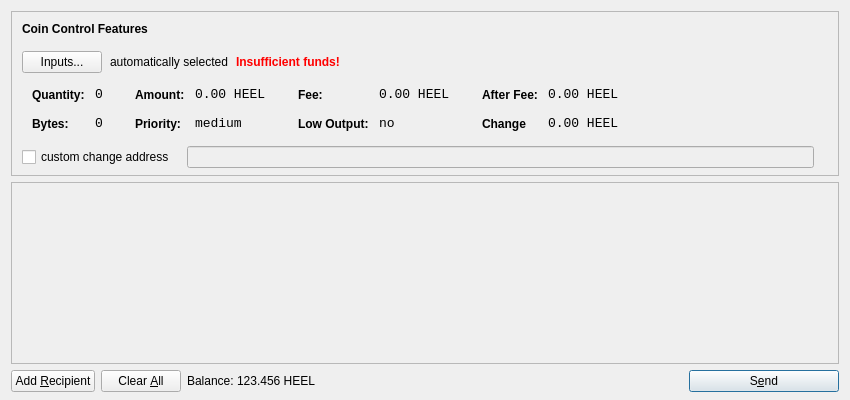
<?xml version="1.0" encoding="UTF-8"?>
<ui version="4.0">
 <class>SendCoinsDialog</class>
 <widget class="QDialog" name="SendCoinsDialog">
  <property name="geometry">
   <rect>
    <x>0</x>
    <y>0</y>
    <width>850</width>
    <height>400</height>
   </rect>
  </property>
  <property name="windowTitle">
   <string>Send Coins</string>
  </property>
  <layout class="QVBoxLayout" name="verticalLayout" stretch="0,1,0">
   <property name="bottomMargin">
    <number>8</number>
   </property>
   <item>
    <widget class="QFrame" name="frameCoinControl">
     <property name="sizePolicy">
      <sizepolicy hsizetype="Expanding" vsizetype="Expanding">
       <horstretch>0</horstretch>
       <verstretch>0</verstretch>
      </sizepolicy>
     </property>
     <property name="maximumSize">
      <size>
       <width>16777215</width>
       <height>16777215</height>
      </size>
     </property>
     <property name="frameShape">
      <enum>QFrame::StyledPanel</enum>
     </property>
     <property name="frameShadow">
      <enum>QFrame::Sunken</enum>
     </property>
     <layout class="QVBoxLayout" name="verticalLayoutCoinControl2">
      <property name="spacing">
       <number>-1</number>
      </property>
      <property name="leftMargin">
       <number>0</number>
      </property>
      <property name="topMargin">
       <number>0</number>
      </property>
      <property name="rightMargin">
       <number>0</number>
      </property>
      <property name="bottomMargin">
       <number>6</number>
      </property>
      <item>
       <layout class="QVBoxLayout" name="verticalLayoutCoinControl" stretch="0,0,0,0,1">
        <property name="spacing">
         <number>0</number>
        </property>
        <property name="leftMargin">
         <number>10</number>
        </property>
        <property name="topMargin">
         <number>10</number>
        </property>
        <item>
         <layout class="QHBoxLayout" name="horizontalLayoutCoinControl1">
          <property name="bottomMargin">
           <number>15</number>
          </property>
          <item>
           <widget class="QLabel" name="labelCoinControlFeatures">
            <property name="sizePolicy">
             <sizepolicy hsizetype="Preferred" vsizetype="Maximum">
              <horstretch>0</horstretch>
              <verstretch>0</verstretch>
             </sizepolicy>
            </property>
            <property name="font">
             <font>
              <weight>75</weight>
              <bold>true</bold>
             </font>
            </property>
            <property name="styleSheet">
             <string notr="true">font-weight:bold;</string>
            </property>
            <property name="text">
             <string>Coin Control Features</string>
            </property>
           </widget>
          </item>
         </layout>
        </item>
        <item>
         <layout class="QHBoxLayout" name="horizontalLayoutCoinControl2" stretch="0,0,0,0">
          <property name="spacing">
           <number>8</number>
          </property>
          <property name="bottomMargin">
           <number>10</number>
          </property>
          <item>
           <widget class="QPushButton" name="pushButtonCoinControl">
            <property name="styleSheet">
             <string notr="true"/>
            </property>
            <property name="text">
             <string>Inputs...</string>
            </property>
           </widget>
          </item>
          <item>
           <widget class="QLabel" name="labelCoinControlAutomaticallySelected">
            <property name="text">
             <string>automatically selected</string>
            </property>
            <property name="margin">
             <number>5</number>
            </property>
           </widget>
          </item>
          <item>
           <widget class="QLabel" name="labelCoinControlInsuffFunds">
            <property name="font">
             <font>
              <weight>75</weight>
              <bold>true</bold>
             </font>
            </property>
            <property name="styleSheet">
             <string notr="true">color:red;font-weight:bold;</string>
            </property>
            <property name="text">
             <string>Insufficient funds!</string>
            </property>
            <property name="margin">
             <number>5</number>
            </property>
           </widget>
          </item>
          <item>
           <spacer name="horizontalSpacerCoinControl">
            <property name="orientation">
             <enum>Qt::Horizontal</enum>
            </property>
            <property name="sizeHint" stdset="0">
             <size>
              <width>40</width>
              <height>1</height>
             </size>
            </property>
           </spacer>
          </item>
         </layout>
        </item>
        <item>
         <widget class="QWidget" name="widgetCoinControl" native="true">
          <property name="sizePolicy">
           <sizepolicy hsizetype="Preferred" vsizetype="Preferred">
            <horstretch>0</horstretch>
            <verstretch>0</verstretch>
           </sizepolicy>
          </property>
          <property name="minimumSize">
           <size>
            <width>0</width>
            <height>0</height>
           </size>
          </property>
          <property name="styleSheet">
           <string notr="true"/>
          </property>
          <layout class="QHBoxLayout" name="horizontalLayoutCoinControl5">
           <property name="margin">
            <number>0</number>
           </property>
           <item>
            <layout class="QHBoxLayout" name="horizontalLayoutCoinControl3" stretch="0,0,0,1">
             <property name="spacing">
              <number>20</number>
             </property>
             <property name="topMargin">
              <number>0</number>
             </property>
             <property name="bottomMargin">
              <number>10</number>
             </property>
             <item>
              <layout class="QFormLayout" name="formLayoutCoinControl1">
               <property name="horizontalSpacing">
                <number>10</number>
               </property>
               <property name="verticalSpacing">
                <number>14</number>
               </property>
               <property name="leftMargin">
                <number>10</number>
               </property>
               <property name="topMargin">
                <number>4</number>
               </property>
               <property name="rightMargin">
                <number>6</number>
               </property>
               <item row="0" column="0">
                <widget class="QLabel" name="labelCoinControlQuantityText">
                 <property name="styleSheet">
                  <string notr="true">font-weight:bold;</string>
                 </property>
                 <property name="text">
                  <string>Quantity:</string>
                 </property>
                 <property name="margin">
                  <number>0</number>
                 </property>
                </widget>
               </item>
               <item row="0" column="1">
                <widget class="QLabel" name="labelCoinControlQuantity">
                 <property name="font">
                  <font>
                   <family>Monospace</family>
                   <pointsize>10</pointsize>
                  </font>
                 </property>
                 <property name="cursor">
                  <cursorShape>IBeamCursor</cursorShape>
                 </property>
                 <property name="contextMenuPolicy">
                  <enum>Qt::ActionsContextMenu</enum>
                 </property>
                 <property name="text">
                  <string>0</string>
                 </property>
                 <property name="margin">
                  <number>0</number>
                 </property>
                 <property name="textInteractionFlags">
                  <set>Qt::LinksAccessibleByMouse|Qt::TextSelectableByKeyboard|Qt::TextSelectableByMouse</set>
                 </property>
                </widget>
               </item>
               <item row="1" column="0">
                <widget class="QLabel" name="labelCoinControlBytesText">
                 <property name="styleSheet">
                  <string notr="true">font-weight:bold;</string>
                 </property>
                 <property name="text">
                  <string>Bytes:</string>
                 </property>
                </widget>
               </item>
               <item row="1" column="1">
                <widget class="QLabel" name="labelCoinControlBytes">
                 <property name="font">
                  <font>
                   <family>Monospace</family>
                   <pointsize>10</pointsize>
                  </font>
                 </property>
                 <property name="cursor">
                  <cursorShape>IBeamCursor</cursorShape>
                 </property>
                 <property name="contextMenuPolicy">
                  <enum>Qt::ActionsContextMenu</enum>
                 </property>
                 <property name="text">
                  <string>0</string>
                 </property>
                 <property name="textInteractionFlags">
                  <set>Qt::LinksAccessibleByMouse|Qt::TextSelectableByKeyboard|Qt::TextSelectableByMouse</set>
                 </property>
                </widget>
               </item>
              </layout>
             </item>
             <item>
              <layout class="QFormLayout" name="formLayoutCoinControl2">
               <property name="horizontalSpacing">
                <number>10</number>
               </property>
               <property name="verticalSpacing">
                <number>14</number>
               </property>
               <property name="leftMargin">
                <number>6</number>
               </property>
               <property name="topMargin">
                <number>4</number>
               </property>
               <property name="rightMargin">
                <number>6</number>
               </property>
               <item row="0" column="0">
                <widget class="QLabel" name="labelCoinControlAmountText">
                 <property name="styleSheet">
                  <string notr="true">font-weight:bold;</string>
                 </property>
                 <property name="text">
                  <string>Amount:</string>
                 </property>
                 <property name="margin">
                  <number>0</number>
                 </property>
                </widget>
               </item>
               <item row="0" column="1">
                <widget class="QLabel" name="labelCoinControlAmount">
                 <property name="font">
                  <font>
                   <family>Monospace</family>
                   <pointsize>10</pointsize>
                  </font>
                 </property>
                 <property name="cursor">
                  <cursorShape>IBeamCursor</cursorShape>
                 </property>
                 <property name="contextMenuPolicy">
                  <enum>Qt::ActionsContextMenu</enum>
                 </property>
                 <property name="text">
                  <string notr="true">0.00 HEEL</string>
                 </property>
                 <property name="textInteractionFlags">
                  <set>Qt::LinksAccessibleByMouse|Qt::TextSelectableByKeyboard|Qt::TextSelectableByMouse</set>
                 </property>
                </widget>
               </item>
               <item row="1" column="0">
                <widget class="QLabel" name="labelCoinControlPriorityText">
                 <property name="styleSheet">
                  <string notr="true">font-weight:bold;</string>
                 </property>
                 <property name="text">
                  <string>Priority:</string>
                 </property>
                </widget>
               </item>
               <item row="1" column="1">
                <widget class="QLabel" name="labelCoinControlPriority">
                 <property name="font">
                  <font>
                   <family>Monospace</family>
                   <pointsize>10</pointsize>
                  </font>
                 </property>
                 <property name="cursor">
                  <cursorShape>IBeamCursor</cursorShape>
                 </property>
                 <property name="contextMenuPolicy">
                  <enum>Qt::ActionsContextMenu</enum>
                 </property>
                 <property name="text">
                  <string>medium</string>
                 </property>
                 <property name="textInteractionFlags">
                  <set>Qt::LinksAccessibleByMouse|Qt::TextSelectableByKeyboard|Qt::TextSelectableByMouse</set>
                 </property>
                </widget>
               </item>
              </layout>
             </item>
             <item>
              <layout class="QFormLayout" name="formLayoutCoinControl3">
               <property name="horizontalSpacing">
                <number>10</number>
               </property>
               <property name="verticalSpacing">
                <number>14</number>
               </property>
               <property name="leftMargin">
                <number>6</number>
               </property>
               <property name="topMargin">
                <number>4</number>
               </property>
               <property name="rightMargin">
                <number>6</number>
               </property>
               <item row="0" column="0">
                <widget class="QLabel" name="labelCoinControlFeeText">
                 <property name="styleSheet">
                  <string notr="true">font-weight:bold;</string>
                 </property>
                 <property name="text">
                  <string>Fee:</string>
                 </property>
                 <property name="margin">
                  <number>0</number>
                 </property>
                </widget>
               </item>
               <item row="0" column="1">
                <widget class="QLabel" name="labelCoinControlFee">
                 <property name="font">
                  <font>
                   <family>Monospace</family>
                   <pointsize>10</pointsize>
                  </font>
                 </property>
                 <property name="cursor">
                  <cursorShape>IBeamCursor</cursorShape>
                 </property>
                 <property name="contextMenuPolicy">
                  <enum>Qt::ActionsContextMenu</enum>
                 </property>
                 <property name="text">
                  <string notr="true">0.00 HEEL</string>
                 </property>
                 <property name="textInteractionFlags">
                  <set>Qt::LinksAccessibleByMouse|Qt::TextSelectableByKeyboard|Qt::TextSelectableByMouse</set>
                 </property>
                </widget>
               </item>
               <item row="1" column="0">
                <widget class="QLabel" name="labelCoinControlLowOutputText">
                 <property name="styleSheet">
                  <string notr="true">font-weight:bold;</string>
                 </property>
                 <property name="text">
                  <string>Low Output:</string>
                 </property>
                </widget>
               </item>
               <item row="1" column="1">
                <widget class="QLabel" name="labelCoinControlLowOutput">
                 <property name="font">
                  <font>
                   <family>Monospace</family>
                   <pointsize>10</pointsize>
                  </font>
                 </property>
                 <property name="cursor">
                  <cursorShape>IBeamCursor</cursorShape>
                 </property>
                 <property name="contextMenuPolicy">
                  <enum>Qt::ActionsContextMenu</enum>
                 </property>
                 <property name="text">
                  <string>no</string>
                 </property>
                 <property name="textInteractionFlags">
                  <set>Qt::LinksAccessibleByMouse|Qt::TextSelectableByKeyboard|Qt::TextSelectableByMouse</set>
                 </property>
                </widget>
               </item>
              </layout>
             </item>
             <item>
              <layout class="QFormLayout" name="formLayoutCoinControl4">
               <property name="horizontalSpacing">
                <number>10</number>
               </property>
               <property name="verticalSpacing">
                <number>14</number>
               </property>
               <property name="leftMargin">
                <number>6</number>
               </property>
               <property name="topMargin">
                <number>4</number>
               </property>
               <property name="rightMargin">
                <number>6</number>
               </property>
               <item row="0" column="0">
                <widget class="QLabel" name="labelCoinControlAfterFeeText">
                 <property name="styleSheet">
                  <string notr="true">font-weight:bold;</string>
                 </property>
                 <property name="text">
                  <string>After Fee:</string>
                 </property>
                 <property name="margin">
                  <number>0</number>
                 </property>
                </widget>
               </item>
               <item row="0" column="1">
                <widget class="QLabel" name="labelCoinControlAfterFee">
                 <property name="font">
                  <font>
                   <family>Monospace</family>
                   <pointsize>10</pointsize>
                  </font>
                 </property>
                 <property name="cursor">
                  <cursorShape>IBeamCursor</cursorShape>
                 </property>
                 <property name="contextMenuPolicy">
                  <enum>Qt::ActionsContextMenu</enum>
                 </property>
                 <property name="text">
                  <string notr="true">0.00 HEEL</string>
                 </property>
                 <property name="textInteractionFlags">
                  <set>Qt::LinksAccessibleByMouse|Qt::TextSelectableByKeyboard|Qt::TextSelectableByMouse</set>
                 </property>
                </widget>
               </item>
               <item row="1" column="0">
                <widget class="QLabel" name="labelCoinControlChangeText">
                 <property name="styleSheet">
                  <string notr="true">font-weight:bold;</string>
                 </property>
                 <property name="text">
                  <string>Change</string>
                 </property>
                </widget>
               </item>
               <item row="1" column="1">
                <widget class="QLabel" name="labelCoinControlChange">
                 <property name="font">
                  <font>
                   <family>Monospace</family>
                   <pointsize>10</pointsize>
                  </font>
                 </property>
                 <property name="cursor">
                  <cursorShape>IBeamCursor</cursorShape>
                 </property>
                 <property name="contextMenuPolicy">
                  <enum>Qt::ActionsContextMenu</enum>
                 </property>
                 <property name="text">
                  <string notr="true">0.00 HEEL</string>
                 </property>
                 <property name="textInteractionFlags">
                  <set>Qt::LinksAccessibleByMouse|Qt::TextSelectableByKeyboard|Qt::TextSelectableByMouse</set>
                 </property>
                </widget>
               </item>
              </layout>
             </item>
            </layout>
           </item>
          </layout>
         </widget>
        </item>
        <item>
         <layout class="QHBoxLayout" name="horizontalLayoutCoinControl4" stretch="0,0,0">
          <property name="spacing">
           <number>12</number>
          </property>
          <property name="sizeConstraint">
           <enum>QLayout::SetDefaultConstraint</enum>
          </property>
          <property name="topMargin">
           <number>5</number>
          </property>
          <property name="rightMargin">
           <number>5</number>
          </property>
          <item>
           <widget class="QCheckBox" name="checkBoxCoinControlChange">
            <property name="text">
             <string>custom change address</string>
            </property>
           </widget>
          </item>
          <item>
           <widget class="QLineEdit" name="lineEditCoinControlChange">
            <property name="enabled">
             <bool>false</bool>
            </property>
            <property name="sizePolicy">
             <sizepolicy hsizetype="Expanding" vsizetype="Fixed">
              <horstretch>0</horstretch>
              <verstretch>0</verstretch>
             </sizepolicy>
            </property>
           </widget>
          </item>
          <item>
           <widget class="QLabel" name="labelCoinControlChangeLabel">
            <property name="sizePolicy">
             <sizepolicy hsizetype="Preferred" vsizetype="Expanding">
              <horstretch>0</horstretch>
              <verstretch>0</verstretch>
             </sizepolicy>
            </property>
            <property name="minimumSize">
             <size>
              <width>0</width>
              <height>0</height>
             </size>
            </property>
            <property name="text">
             <string/>
            </property>
            <property name="margin">
             <number>3</number>
            </property>
           </widget>
          </item>
         </layout>
        </item>
        <item>
         <spacer name="verticalSpacerCoinControl">
          <property name="orientation">
           <enum>Qt::Vertical</enum>
          </property>
          <property name="sizeHint" stdset="0">
           <size>
            <width>800</width>
            <height>1</height>
           </size>
          </property>
         </spacer>
        </item>
       </layout>
      </item>
     </layout>
    </widget>
   </item>
   <item>
    <widget class="QScrollArea" name="scrollArea">
     <property name="widgetResizable">
      <bool>true</bool>
     </property>
     <widget class="QWidget" name="scrollAreaWidgetContents">
      <property name="geometry">
       <rect>
        <x>0</x>
        <y>0</y>
        <width>830</width>
        <height>165</height>
       </rect>
      </property>
      <layout class="QVBoxLayout" name="verticalLayout_2">
       <property name="margin">
        <number>0</number>
       </property>
       <item>
        <layout class="QVBoxLayout" name="entries">
         <property name="spacing">
          <number>6</number>
         </property>
        </layout>
       </item>
       <item>
        <spacer name="verticalSpacer">
         <property name="orientation">
          <enum>Qt::Vertical</enum>
         </property>
         <property name="sizeHint" stdset="0">
          <size>
           <width>20</width>
           <height>40</height>
          </size>
         </property>
        </spacer>
       </item>
      </layout>
     </widget>
    </widget>
   </item>
   <item>
    <layout class="QHBoxLayout" name="horizontalLayout">
     <item>
      <widget class="QPushButton" name="addButton">
       <property name="toolTip">
        <string>Send to multiple recipients at once</string>
       </property>
       <property name="text">
        <string>Add &amp;Recipient</string>
       </property>
       <property name="autoDefault">
        <bool>false</bool>
       </property>
      </widget>
     </item>
     <item>
      <widget class="QPushButton" name="clearButton">
       <property name="sizePolicy">
        <sizepolicy hsizetype="Minimum" vsizetype="Fixed">
         <horstretch>0</horstretch>
         <verstretch>0</verstretch>
        </sizepolicy>
       </property>
       <property name="toolTip">
        <string>Remove all transaction fields</string>
       </property>
       <property name="text">
        <string>Clear &amp;All</string>
       </property>
       <property name="autoRepeatDelay">
        <number>300</number>
       </property>
       <property name="autoDefault">
        <bool>false</bool>
       </property>
      </widget>
     </item>
     <item>
      <layout class="QHBoxLayout" name="horizontalLayout_2">
       <property name="spacing">
        <number>3</number>
       </property>
       <item>
        <widget class="QLabel" name="label">
         <property name="sizePolicy">
          <sizepolicy hsizetype="Preferred" vsizetype="Fixed">
           <horstretch>0</horstretch>
           <verstretch>0</verstretch>
          </sizepolicy>
         </property>
         <property name="text">
          <string>Balance:</string>
         </property>
        </widget>
       </item>
       <item>
        <widget class="QLabel" name="labelBalance">
         <property name="sizePolicy">
          <sizepolicy hsizetype="Preferred" vsizetype="Fixed">
           <horstretch>0</horstretch>
           <verstretch>0</verstretch>
          </sizepolicy>
         </property>
         <property name="cursor">
          <cursorShape>IBeamCursor</cursorShape>
         </property>
         <property name="text">
          <string>123.456 HEEL</string>
         </property>
         <property name="textInteractionFlags">
          <set>Qt::LinksAccessibleByMouse|Qt::TextSelectableByKeyboard|Qt::TextSelectableByMouse</set>
         </property>
        </widget>
       </item>
      </layout>
     </item>
     <item>
      <spacer name="horizontalSpacer">
       <property name="orientation">
        <enum>Qt::Horizontal</enum>
       </property>
       <property name="sizeHint" stdset="0">
        <size>
         <width>40</width>
         <height>20</height>
        </size>
       </property>
      </spacer>
     </item>
     <item>
      <widget class="QPushButton" name="sendButton">
       <property name="minimumSize">
        <size>
         <width>150</width>
         <height>0</height>
        </size>
       </property>
       <property name="toolTip">
        <string>Confirm the send action</string>
       </property>
       <property name="text">
        <string>S&amp;end</string>
       </property>
       <property name="icon">
        <iconset resource="../bitcoin.qrc">
         <normaloff>:/icons/send</normaloff>:/icons/send</iconset>
       </property>
       <property name="default">
        <bool>true</bool>
       </property>
      </widget>
     </item>
    </layout>
   </item>
  </layout>
 </widget>
 <resources>
  <include location="../bitcoin.qrc"/>
 </resources>
 <connections/>
</ui>
